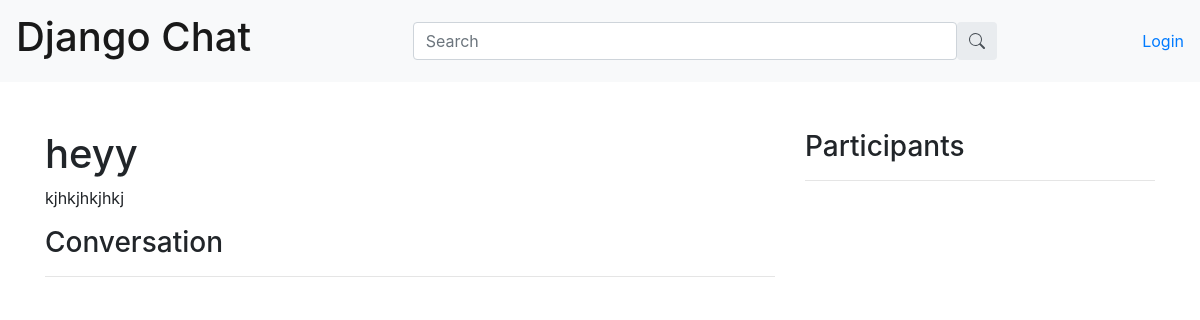
The page /room/5/ on the database as committed earlier.
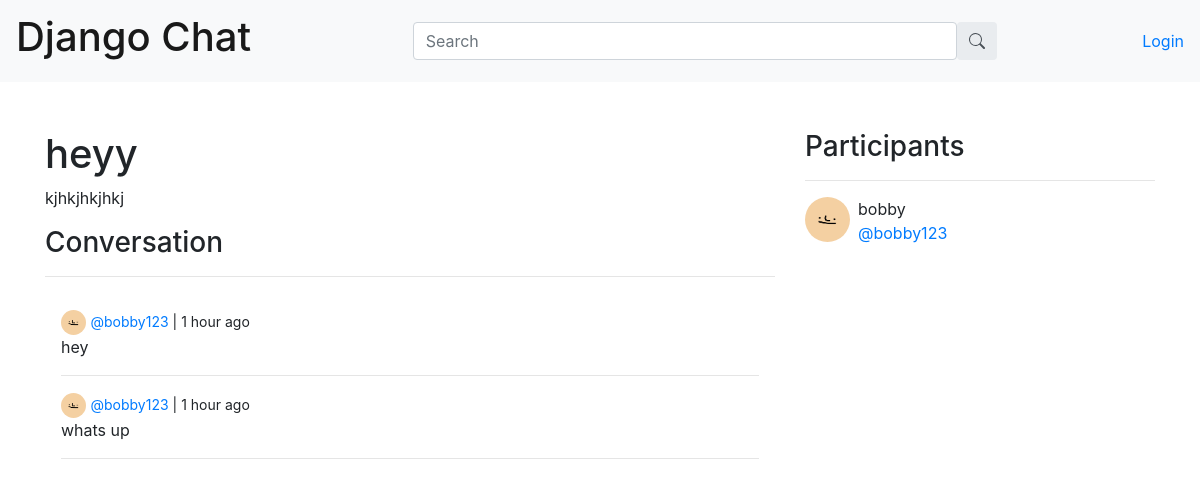
The same page on the database as committed later.
### base/models.py (models this page shows, shortened)
class Message(models.Model):
    user = models.ForeignKey(User, on_delete=models.CASCADE)
    room = models.ForeignKey(Room, on_delete=models.CASCADE)
    body = models.TextField()
    updated = models.DateTimeField(auto_now=True)
    created = models.DateTimeField(auto_now_add=True)
    class Meta:
        ordering = ['-updated', '-created']

class User(AbstractUser):
    name = models.CharField(max_length=200, null=True)
    email = models.EmailField(unique=True, null=True)
    bio = models.TextField(null=True)
    avatar = models.ImageField(null=True, default="avatar-default.svg")
    USERNAME_FIELD = 'email'
    REQUIRED_FIELDS = []

### base/views.py (the view, shortened to what this page needs)
# urls.py: path('room/<str:pk>/', views.room, name="room"),
def room(request, pk):
    room = Room.objects.get(id=pk)
    room_msgs = room.message_set.all().order_by('-created')
    participants = room.participants.all()
    context = {'room': room,
               'room_msgs': room_msgs,
               'participants': participants}
    return render(request, 'base/room.html', context)

### base/templates/base/room.html (shortened to what this page needs)
{% extends 'main.html' %}
{% block content %}
<div class="container">
    <div class="row">
        <div class="col-8 mt-5">
            <h1>{{room.name}}</h1>
            <p>{{room.description}}</p>
            <div class="comment-wrapper">
                <h3>Conversation</h3>
                <hr>
                <div class="overflow-auto p-3 bg-body-tertiary" style="max-height: 25rem;">
                    {% for message in room_msgs %}
                    <div>
                        <img class="rounded-circle" src="{{message.user.avatar.url}}" width="25" height="25">
                        <small>
                            <a href="{% url 'user-profile' message.user.id %}">
                                @{{message.user.username}}
                            </a>
                            |
                            {{message.created|timesince}} ago</small>
                        <p>{{message.body}}</p>
                        <hr>
                    </div>
                    {% endfor %}
                </div>
            </div>
            <br>
        </div>
        <div class="col mt-5">
            <div>
                <h3>Participants</h3>
                <hr>
                {% for user in participants %}
                <div class="w-50 mb-3 d-flex">
                    <img class="rounded-circle mr-2" src="{{user.avatar.url}}" width="45" height="45">
                    <div>
                        <p>
                            {{user.name}}
                            <br>
                            <a href="{% url 'user-profile' user.id %}">@{{user.username}}</a>
                        </p>
                    </div>
                </div>
                {% endfor %}
            </div>
        </div>
    </div>
</div>
{% endblock %}

Rows that differ between the two databases and show on the page:
added Message: user.avatar (picture), user.username "bobby123", created "1 hour", body "hey"
added Message: user.avatar (picture), user.username "bobby123", created "1 hour", body "whats up"
now on this page (row unchanged): User: avatar (picture), name "bobby", username "bobby123"
